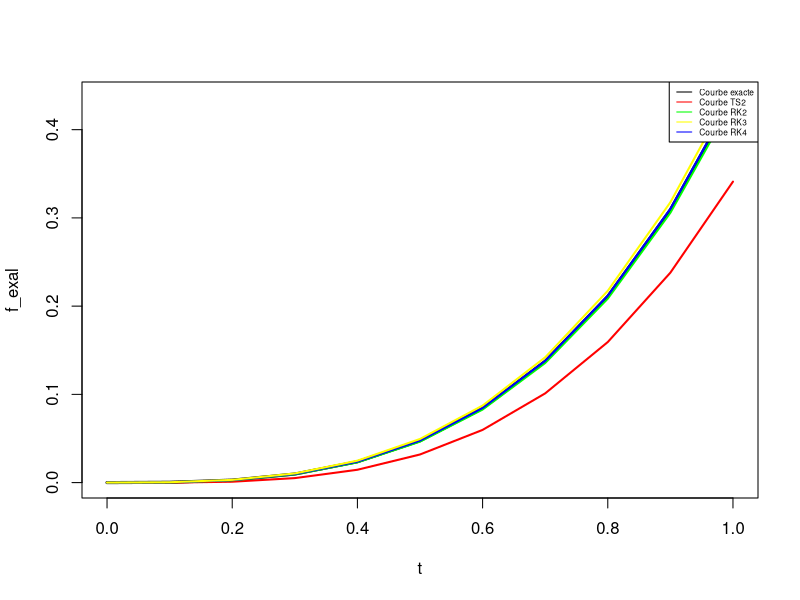

Reproduce this figure in R.
#LE SCHEMA EXPLICITE D'EULEUR
library(kableExtra)
# y(t) = 2exp(t)-(t+1)²-1
#Calcul de la fonction f

f = function(t,y){
  return(t^2+y)
}


#

k1 = function(t,y,h){
  return(f(t,y))
}

k2 = function(t,y,h){
  return(f(t+h/2,y+h/2*k1(t,y)))
}

k3 = function(t,y,h){
  return(f(t+2*h/3,y+2*h/3*k2(t,y,h)))
}

k4 = function(t,y,h){
  return(f(t+h,y+h*k3(t,y,h)))
}

#Calcul de la fonction reelle

f_exa = function(t){
  return(2*exp(t)-(t+1)^2-1)
}


#Des conditions initiales

h = 0.1
Tn = 1
y0 = 0
t=seq(0,Tn,by=h)

##################################################################
#LE SCHEMA RK2

f_appRK2 = function(y0,t,h){
  y = numeric(length(t))
  y[1] = y0
  for (i in 2:length(t)) {
    y[i] = y[i-1]+h*k2(t[i-1],y[i-1],h)
  }
  return(y)
}

##################################################################
#LE SCHEMA TS2

f_appTS2 = function(y0,t,h){
  y = numeric(length(t))
  y[1] = y0
  for (i in 2:length(t)) {
    y[i] = y[i-1]+h*(f(t[i-1],y[i-1])+h/2*(-1-4*t[i-1]+4*t[i-1]^2)*y[i-1])
  }
  return(y)
}
##################################################################
#LE SCHEMA RK3

f_appRK3 = function(y0,t,h){
  y = numeric(length(t))
  y[1] = y0
  if(length(t)>1)
    for (i in 2:length(t)) {
      y[i] = y[i-1]+h/4*(k1(t[i-1],y[i-1],h)+3*k3(t[i-1],y[i-1],h))
    }
  return(y)
}
##################################################################
#LE SCHEMA RK4

f_appRK4 = function(y0,t,h){
  y = numeric(length(t))
  y[1] = y0
  for (i in 2:length(t)) {
    y[i] = y[i-1]+h/6*(k1(t[i-1],y[i-1],h)+2*k2(t[i-1],y[i-1],h)+2*k3(t[i-1],y[i-1],h)+k4(t[i-1],y[i-1],h))
  }
  return(y)
}

f_appl = f_appTS2(y0,t,h)
f_exal = mapply(f_exa,t = t)
err_g= abs(f_exal - f_appl)/h
result1 = data.frame(temps = t, sol_appTS2=f_appl, sol_exa=f_exal, err_gh=err_g)
#dev.new()
plot(t,f_exal,type = 'l',lwd=3)
points(t,f_appl,type='l',col='red',lwd=2)
f_appl2 = f_appRK2(y0,t,h)
f_appl3 = f_appRK3(y0,t,h)
f_appl4 = f_appRK4(y0,t,h)
err_g2= abs(f_exal - f_appl2)/h
err_g3= abs(f_exal - f_appl3)/h
err_g4= abs(f_exal - f_appl4)/h
result1 = data.frame(result1,f_applRK2=f_appl2,err_g2=err_g2,f_applRK3=f_appl3,err_g3=err_g3,f_applRK4=f_appl4,err_g4=err_g4)
points(t,f_appl2,type='l',col='green',lwd=2)
points(t,f_appl3,type='l',col='blue',lwd=2)
points(t,f_appl4,type='l',col='yellow',lwd=2)

col_names=c("ti","y_i_explicite","y(t_i)","Eg_i1/h",'y_i_implicite',"Eg_i2/h","RK2","Eg_i3/h","RK4","Eg_i4/h")  # ("Pas_i","sum El_i","max Eg_i","Ordre")
resultat_kable <- kable(result1,caption = 'Resultats numeriques obtenus pour un pas h = 0.5 sur [0,4] par les sch\'emas d\'Euler', "html", col.names = NULL,digits=4)%>%
  kable_styling(bootstrap_options = c("striped", "condensed", "bordered"))%>%
  add_header_above(col_names)%>%
  column_spec(1, bold = TRUE)%>%
  row_spec(1:nrow(result1), align = "c")
print(resultat_kable)
legend("topright",legend = c("Courbe exacte","Courbe TS2","Courbe RK2","Courbe RK3","Courbe RK4"), col = c("black","red","green","yellow","blue"),lty = 1, cex = 0.5)
View(result1)
